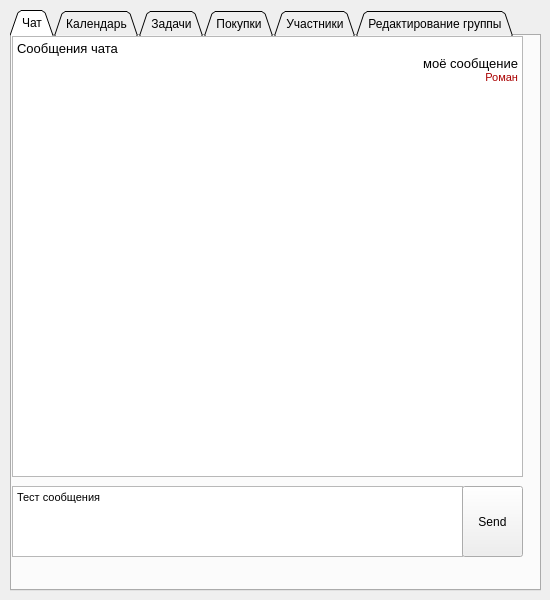
<?xml version="1.0" encoding="UTF-8"?>
<ui version="4.0">
 <class>RigthPanel</class>
 <widget class="QWidget" name="RigthPanel">
  <property name="geometry">
   <rect>
    <x>0</x>
    <y>0</y>
    <width>550</width>
    <height>600</height>
   </rect>
  </property>
  <property name="windowTitle">
   <string>Form</string>
  </property>
  <widget class="QTabWidget" name="tabWidget_2">
   <property name="geometry">
    <rect>
     <x>10</x>
     <y>10</y>
     <width>531</width>
     <height>581</height>
    </rect>
   </property>
   <property name="tabShape">
    <enum>QTabWidget::Triangular</enum>
   </property>
   <property name="currentIndex">
    <number>0</number>
   </property>
   <widget class="QWidget" name="tab_4">
    <attribute name="title">
     <string>Чат</string>
    </attribute>
    <widget class="QTextEdit" name="textEdit_2">
     <property name="geometry">
      <rect>
       <x>0</x>
       <y>450</y>
       <width>451</width>
       <height>71</height>
      </rect>
     </property>
     <property name="html">
      <string>&lt;!DOCTYPE HTML PUBLIC &quot;-//W3C//DTD HTML 4.0//EN&quot; &quot;http://www.w3.org/TR/REC-html40/strict.dtd&quot;&gt;
&lt;html&gt;&lt;head&gt;&lt;meta name=&quot;qrichtext&quot; content=&quot;1&quot; /&gt;&lt;style type=&quot;text/css&quot;&gt;
p, li { white-space: pre-wrap; }
&lt;/style&gt;&lt;/head&gt;&lt;body style=&quot; font-family:'MS Shell Dlg 2'; font-size:8.25pt; font-weight:400; font-style:normal;&quot;&gt;
&lt;p style=&quot; margin-top:0px; margin-bottom:0px; margin-left:0px; margin-right:0px; -qt-block-indent:0; text-indent:0px;&quot;&gt;Тест сообщения&lt;/p&gt;&lt;/body&gt;&lt;/html&gt;</string>
     </property>
    </widget>
    <widget class="QTextEdit" name="textEdit_3">
     <property name="geometry">
      <rect>
       <x>0</x>
       <y>0</y>
       <width>511</width>
       <height>441</height>
      </rect>
     </property>
     <property name="html">
      <string>&lt;!DOCTYPE HTML PUBLIC &quot;-//W3C//DTD HTML 4.0//EN&quot; &quot;http://www.w3.org/TR/REC-html40/strict.dtd&quot;&gt;
&lt;html&gt;&lt;head&gt;&lt;meta name=&quot;qrichtext&quot; content=&quot;1&quot; /&gt;&lt;style type=&quot;text/css&quot;&gt;
p, li { white-space: pre-wrap; }
&lt;/style&gt;&lt;/head&gt;&lt;body style=&quot; font-family:'MS Shell Dlg 2'; font-size:8.25pt; font-weight:400; font-style:normal;&quot;&gt;
&lt;p style=&quot; margin-top:0px; margin-bottom:0px; margin-left:0px; margin-right:0px; -qt-block-indent:0; text-indent:0px;&quot;&gt;&lt;span style=&quot; font-size:10pt;&quot;&gt;Сообщения чата&lt;/span&gt;&lt;/p&gt;
&lt;p dir='rtl' style=&quot; margin-top:0px; margin-bottom:0px; margin-left:0px; margin-right:0px; -qt-block-indent:0; text-indent:0px;&quot;&gt;&lt;span style=&quot; font-size:10pt;&quot;&gt;моё сообщение&lt;/span&gt;&lt;/p&gt;
&lt;p dir='rtl' style=&quot; margin-top:0px; margin-bottom:0px; margin-left:0px; margin-right:0px; -qt-block-indent:0; text-indent:0px;&quot;&gt;&lt;span style=&quot; font-size:8pt; color:#aa0000;&quot;&gt;Роман&lt;/span&gt;&lt;/p&gt;&lt;/body&gt;&lt;/html&gt;</string>
     </property>
    </widget>
    <widget class="QPushButton" name="pushButton_3">
     <property name="geometry">
      <rect>
       <x>450</x>
       <y>450</y>
       <width>61</width>
       <height>71</height>
      </rect>
     </property>
     <property name="text">
      <string>Send</string>
     </property>
    </widget>
   </widget>
   <widget class="QWidget" name="tab_5">
    <attribute name="title">
     <string>Календарь</string>
    </attribute>
    <widget class="QTabWidget" name="tabWidget_3">
     <property name="geometry">
      <rect>
       <x>0</x>
       <y>10</y>
       <width>501</width>
       <height>501</height>
      </rect>
     </property>
     <property name="tabShape">
      <enum>QTabWidget::Triangular</enum>
     </property>
     <property name="currentIndex">
      <number>0</number>
     </property>
     <property name="tabsClosable">
      <bool>false</bool>
     </property>
     <widget class="QWidget" name="tab_6">
      <attribute name="title">
       <string>Список событий</string>
      </attribute>
      <widget class="QTableWidget" name="tableWidget">
       <property name="geometry">
        <rect>
         <x>0</x>
         <y>10</y>
         <width>491</width>
         <height>461</height>
        </rect>
       </property>
       <property name="showGrid">
        <bool>true</bool>
       </property>
       <property name="sortingEnabled">
        <bool>true</bool>
       </property>
       <attribute name="verticalHeaderVisible">
        <bool>false</bool>
       </attribute>
       <row>
        <property name="text">
         <string>id  записи, можно скрыть</string>
        </property>
       </row>
       <column>
        <property name="text">
         <string>Дата</string>
        </property>
       </column>
       <column>
        <property name="text">
         <string>Время</string>
        </property>
       </column>
       <column>
        <property name="text">
         <string>Название</string>
        </property>
       </column>
       <column>
        <property name="text">
         <string>Описание</string>
        </property>
       </column>
       <item row="0" column="0">
        <property name="text">
         <string>1984-11-11</string>
        </property>
       </item>
       <item row="0" column="1">
        <property name="text">
         <string>18:00</string>
        </property>
       </item>
       <item row="0" column="2">
        <property name="text">
         <string>Поход в кино</string>
        </property>
       </item>
       <item row="0" column="3">
        <property name="text">
         <string>Подробное описание</string>
        </property>
       </item>
      </widget>
     </widget>
     <widget class="QWidget" name="tab_7">
      <attribute name="title">
       <string>+</string>
      </attribute>
      <widget class="QWidget" name="verticalLayoutWidget_3">
       <property name="geometry">
        <rect>
         <x>10</x>
         <y>70</y>
         <width>481</width>
         <height>241</height>
        </rect>
       </property>
       <layout class="QVBoxLayout" name="verticalLayout_3">
        <item>
         <widget class="QLabel" name="label_14">
          <property name="text">
           <string>Дата и время события</string>
          </property>
          <property name="alignment">
           <set>Qt::AlignBottom|Qt::AlignHCenter</set>
          </property>
         </widget>
        </item>
        <item>
         <widget class="QDateTimeEdit" name="dateTimeEdit">
          <property name="alignment">
           <set>Qt::AlignCenter</set>
          </property>
         </widget>
        </item>
        <item>
         <widget class="QLabel" name="label_10">
          <property name="text">
           <string>Название</string>
          </property>
          <property name="alignment">
           <set>Qt::AlignBottom|Qt::AlignHCenter</set>
          </property>
         </widget>
        </item>
        <item>
         <widget class="QLineEdit" name="lineEdit_8">
          <property name="text">
           <string>Поход в кино</string>
          </property>
          <property name="alignment">
           <set>Qt::AlignCenter</set>
          </property>
         </widget>
        </item>
        <item>
         <widget class="QLabel" name="label_12">
          <property name="text">
           <string>Описание</string>
          </property>
          <property name="alignment">
           <set>Qt::AlignBottom|Qt::AlignHCenter</set>
          </property>
         </widget>
        </item>
        <item>
         <widget class="QTextEdit" name="textEdit_4">
          <property name="html">
           <string>&lt;!DOCTYPE HTML PUBLIC &quot;-//W3C//DTD HTML 4.0//EN&quot; &quot;http://www.w3.org/TR/REC-html40/strict.dtd&quot;&gt;
&lt;html&gt;&lt;head&gt;&lt;meta name=&quot;qrichtext&quot; content=&quot;1&quot; /&gt;&lt;style type=&quot;text/css&quot;&gt;
p, li { white-space: pre-wrap; }
&lt;/style&gt;&lt;/head&gt;&lt;body style=&quot; font-family:'MS Shell Dlg 2'; font-size:8.25pt; font-weight:400; font-style:normal;&quot;&gt;
&lt;p align=&quot;center&quot; style=&quot; margin-top:0px; margin-bottom:0px; margin-left:0px; margin-right:0px; -qt-block-indent:0; text-indent:0px;&quot;&gt;Подробное описание&lt;/p&gt;&lt;/body&gt;&lt;/html&gt;</string>
          </property>
         </widget>
        </item>
       </layout>
      </widget>
      <widget class="QPushButton" name="pushButton_4">
       <property name="geometry">
        <rect>
         <x>360</x>
         <y>350</y>
         <width>75</width>
         <height>23</height>
        </rect>
       </property>
       <property name="text">
        <string>Сохранить</string>
       </property>
      </widget>
     </widget>
     <widget class="QWidget" name="tab_8">
      <attribute name="title">
       <string>Редактирование события</string>
      </attribute>
      <widget class="QWidget" name="verticalLayoutWidget_4">
       <property name="geometry">
        <rect>
         <x>10</x>
         <y>50</y>
         <width>481</width>
         <height>241</height>
        </rect>
       </property>
       <layout class="QVBoxLayout" name="verticalLayout_6">
        <item>
         <widget class="QLabel" name="label_15">
          <property name="text">
           <string>Дата и время события</string>
          </property>
          <property name="alignment">
           <set>Qt::AlignBottom|Qt::AlignHCenter</set>
          </property>
         </widget>
        </item>
        <item>
         <widget class="QDateTimeEdit" name="dateTimeEdit_2">
          <property name="alignment">
           <set>Qt::AlignCenter</set>
          </property>
         </widget>
        </item>
        <item>
         <widget class="QLabel" name="label_13">
          <property name="text">
           <string>Название</string>
          </property>
          <property name="alignment">
           <set>Qt::AlignBottom|Qt::AlignHCenter</set>
          </property>
         </widget>
        </item>
        <item>
         <widget class="QLineEdit" name="lineEdit_9">
          <property name="text">
           <string>Поход в кино</string>
          </property>
          <property name="alignment">
           <set>Qt::AlignCenter</set>
          </property>
         </widget>
        </item>
        <item>
         <widget class="QLabel" name="label_16">
          <property name="text">
           <string>Описание</string>
          </property>
          <property name="alignment">
           <set>Qt::AlignBottom|Qt::AlignHCenter</set>
          </property>
         </widget>
        </item>
        <item>
         <widget class="QTextEdit" name="textEdit_5">
          <property name="html">
           <string>&lt;!DOCTYPE HTML PUBLIC &quot;-//W3C//DTD HTML 4.0//EN&quot; &quot;http://www.w3.org/TR/REC-html40/strict.dtd&quot;&gt;
&lt;html&gt;&lt;head&gt;&lt;meta name=&quot;qrichtext&quot; content=&quot;1&quot; /&gt;&lt;style type=&quot;text/css&quot;&gt;
p, li { white-space: pre-wrap; }
&lt;/style&gt;&lt;/head&gt;&lt;body style=&quot; font-family:'MS Shell Dlg 2'; font-size:8.25pt; font-weight:400; font-style:normal;&quot;&gt;
&lt;p align=&quot;center&quot; style=&quot; margin-top:0px; margin-bottom:0px; margin-left:0px; margin-right:0px; -qt-block-indent:0; text-indent:0px;&quot;&gt;Подробное описание&lt;/p&gt;&lt;/body&gt;&lt;/html&gt;</string>
          </property>
         </widget>
        </item>
       </layout>
      </widget>
      <widget class="QPushButton" name="pushButton_5">
       <property name="geometry">
        <rect>
         <x>360</x>
         <y>330</y>
         <width>75</width>
         <height>23</height>
        </rect>
       </property>
       <property name="text">
        <string>Сохранить</string>
       </property>
      </widget>
     </widget>
    </widget>
   </widget>
   <widget class="QWidget" name="tab_9">
    <attribute name="title">
     <string>Задачи</string>
    </attribute>
   </widget>
   <widget class="QWidget" name="tab_10">
    <attribute name="title">
     <string>Покупки</string>
    </attribute>
   </widget>
   <widget class="QWidget" name="tab_11">
    <attribute name="title">
     <string>Участники</string>
    </attribute>
   </widget>
   <widget class="QWidget" name="tab_12">
    <attribute name="title">
     <string>Редактирование группы</string>
    </attribute>
   </widget>
  </widget>
 </widget>
 <resources/>
 <connections/>
</ui>
